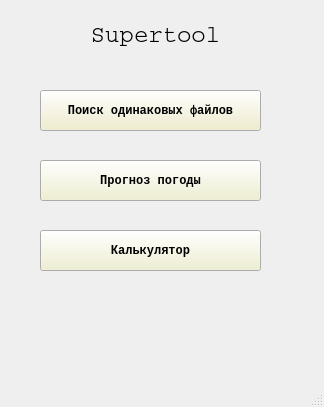
<?xml version="1.0" encoding="UTF-8"?>
<ui version="4.0">
 <class>MainWindow</class>
 <widget class="QMainWindow" name="MainWindow">
  <property name="geometry">
   <rect>
    <x>0</x>
    <y>0</y>
    <width>324</width>
    <height>407</height>
   </rect>
  </property>
  <property name="sizePolicy">
   <sizepolicy hsizetype="Expanding" vsizetype="Preferred">
    <horstretch>0</horstretch>
    <verstretch>0</verstretch>
   </sizepolicy>
  </property>
  <property name="palette">
   <palette>
    <active>
     <colorrole role="Button">
      <brush brushstyle="SolidPattern">
       <color alpha="255">
        <red>239</red>
        <green>240</green>
        <blue>203</blue>
       </color>
      </brush>
     </colorrole>
    </active>
    <inactive>
     <colorrole role="Button">
      <brush brushstyle="SolidPattern">
       <color alpha="255">
        <red>239</red>
        <green>240</green>
        <blue>203</blue>
       </color>
      </brush>
     </colorrole>
    </inactive>
    <disabled>
     <colorrole role="Button">
      <brush brushstyle="SolidPattern">
       <color alpha="255">
        <red>239</red>
        <green>240</green>
        <blue>203</blue>
       </color>
      </brush>
     </colorrole>
    </disabled>
   </palette>
  </property>
  <property name="font">
   <font>
    <family>MS Reference Sans Serif</family>
    <weight>75</weight>
    <bold>true</bold>
   </font>
  </property>
  <property name="windowTitle">
   <string>supertool</string>
  </property>
  <widget class="QWidget" name="centralwidget">
   <widget class="QLabel" name="label">
    <property name="geometry">
     <rect>
      <x>20</x>
      <y>20</y>
      <width>271</width>
      <height>31</height>
     </rect>
    </property>
    <property name="font">
     <font>
      <family>Courier</family>
      <pointsize>18</pointsize>
      <weight>50</weight>
      <bold>false</bold>
     </font>
    </property>
    <property name="focusPolicy">
     <enum>Qt::TabFocus</enum>
    </property>
    <property name="text">
     <string>Supertool</string>
    </property>
    <property name="alignment">
     <set>Qt::AlignCenter</set>
    </property>
   </widget>
   <widget class="QPushButton" name="buttom_similar_file">
    <property name="geometry">
     <rect>
      <x>40</x>
      <y>90</y>
      <width>221</width>
      <height>41</height>
     </rect>
    </property>
    <property name="palette">
     <palette>
      <active>
       <colorrole role="Button">
        <brush brushstyle="SolidPattern">
         <color alpha="255">
          <red>240</red>
          <green>237</green>
          <blue>199</blue>
         </color>
        </brush>
       </colorrole>
      </active>
      <inactive>
       <colorrole role="Button">
        <brush brushstyle="SolidPattern">
         <color alpha="255">
          <red>240</red>
          <green>237</green>
          <blue>199</blue>
         </color>
        </brush>
       </colorrole>
      </inactive>
      <disabled>
       <colorrole role="Button">
        <brush brushstyle="SolidPattern">
         <color alpha="255">
          <red>240</red>
          <green>237</green>
          <blue>199</blue>
         </color>
        </brush>
       </colorrole>
      </disabled>
     </palette>
    </property>
    <property name="font">
     <font>
      <family>Courier</family>
      <pointsize>9</pointsize>
     </font>
    </property>
    <property name="text">
     <string>Поиск одинаковых файлов</string>
    </property>
    <property name="checkable">
     <bool>false</bool>
    </property>
    <property name="autoRepeat">
     <bool>false</bool>
    </property>
   </widget>
   <widget class="QPushButton" name="buttom_weather">
    <property name="geometry">
     <rect>
      <x>40</x>
      <y>160</y>
      <width>221</width>
      <height>41</height>
     </rect>
    </property>
    <property name="font">
     <font>
      <family>Courier</family>
     </font>
    </property>
    <property name="mouseTracking">
     <bool>false</bool>
    </property>
    <property name="text">
     <string>Прогноз погоды</string>
    </property>
   </widget>
   <widget class="QPushButton" name="buttom_calc">
    <property name="geometry">
     <rect>
      <x>40</x>
      <y>230</y>
      <width>221</width>
      <height>41</height>
     </rect>
    </property>
    <property name="sizePolicy">
     <sizepolicy hsizetype="Maximum" vsizetype="Fixed">
      <horstretch>0</horstretch>
      <verstretch>0</verstretch>
     </sizepolicy>
    </property>
    <property name="font">
     <font>
      <family>Courier</family>
     </font>
    </property>
    <property name="text">
     <string>Калькулятор</string>
    </property>
   </widget>
  </widget>
  <widget class="QMenuBar" name="menubar">
   <property name="geometry">
    <rect>
     <x>0</x>
     <y>0</y>
     <width>324</width>
     <height>21</height>
    </rect>
   </property>
  </widget>
  <widget class="QStatusBar" name="statusbar"/>
 </widget>
 <resources/>
 <connections/>
</ui>
